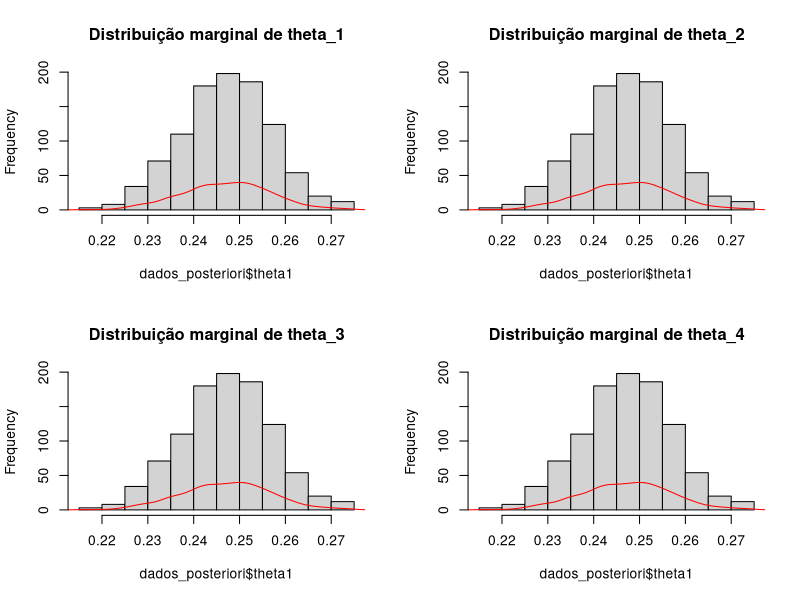
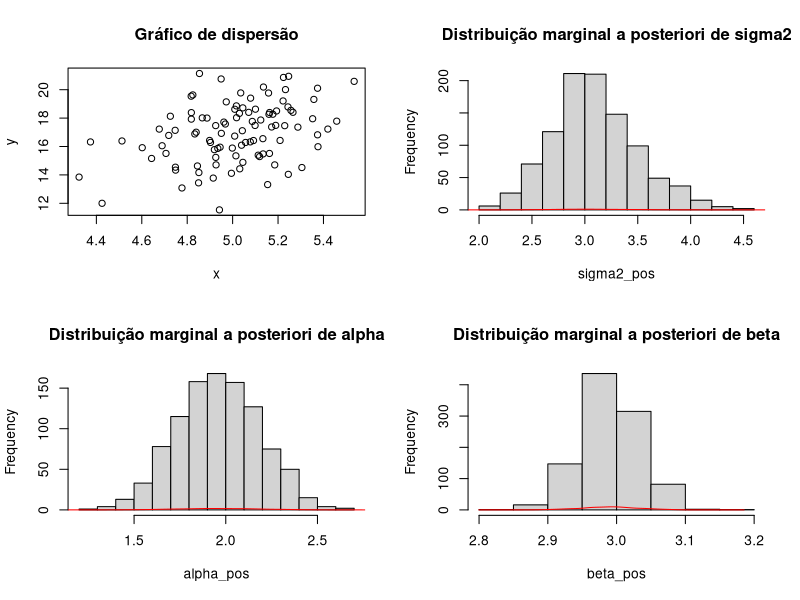

The R source for these figures, in order:
# vetor de parâmtros
theta <- rep(0.25, 4)
# tamanho da amostra
n0 <- 100
amostra <- rmultinom(n0, 20, theta)
# parametros da priori
hiper_parametros <- rep(5, 4)
# parametros da posteriori
parametros_pos <- hiper_parametros + c(sum(amostra[1,]), sum(amostra[2,]),
                                       sum(amostra[3,]), sum(amostra[4,]))
# amostra a posteriori
library(MCMCpack)
amostra_pos <- rdirichlet(1000, parametros_pos)
# medidas resumo
summary(amostra_pos)
round(sd(amostra[,1]), 4)
round(sd(amostra[,2]), 4)
round(sd(amostra[,3]), 4)
round(sd(amostra[,4]), 4)
# graficos
dados_posteriori <- as.data.frame(amostra_pos)
colnames(dados_posteriori) <- c("theta1", "theta2", "theta3", "theta4")
head(dados_posteriori)
par(mfrow = c(2, 2))
hist(dados_posteriori$theta1, main = "Distribuição marginal de theta_1")
lines(density(dados_posteriori$theta1), col = "red")
hist(dados_posteriori$theta1, main = "Distribuição marginal de theta_2")
lines(density(dados_posteriori$theta1), col = "red")
hist(dados_posteriori$theta1, main = "Distribuição marginal de theta_3")
lines(density(dados_posteriori$theta1), col = "red")
hist(dados_posteriori$theta1, main = "Distribuição marginal de theta_4")
lines(density(dados_posteriori$theta1), col = "red")
# valores dos parâmetros
alpha <- 2
beta <- 3
sigma2 <- 5
x <- rnorm(100, 5, 0.2)
erro <- rnorm(100, 0, sqrt(sigma2))
y <- alpha + beta*x + erro
# parametros priori
a1 <- 2.1; b1 <- 100
a2 <- 2.9; b2 <- 100
c <- 10; d <- 2
n <- length(y)
# parametros poteriori -sigma2
c1 <- c + n/2
d1 <- d + sum(erro^2)/2
a1_pos <- ((sum(y -beta*x)/sigma2) -a1/b1)/(n/sigma2 + 1/b1)
b1_pos <- 1/(n/sigma2 + 1/b1)
a2_pos <- (((sum(y*x) - alpha*sum(x))/sigma2) -a2/b2)/(sum(x^2)/sigma2 + 1/b2)
b2_pos <- 1/(sum(x^2)/sigma2 + 1/b2)
sigma2_pos <- rinvgamma(1000, c1, d1)
alpha_pos <- rnorm(1000, a1_pos, sqrt(b1_pos))
beta_pos <- rnorm(1000, a2_pos, sqrt(b2_pos))
# Medidas resumo
summary(sigma2_pos)
round(sd(sigma2_pos), 3)
summary(alpha_pos)
round(sd(alpha_pos), 3)
summary(beta_pos)
round(sd(beta_pos), 3)
# Figuras
par(mfrow = c(2,2))
plot(x, y, main = "Gráfico de dispersão")
hist(sigma2_pos, main = "Distribuição marginal a posteriori de sigma2")
lines(density(sigma2_pos), col = "red")
hist(alpha_pos, main = "Distribuição marginal a posteriori de alpha")
lines(density(alpha_pos), col = "red")
hist(beta_pos, main = "Distribuição marginal a posteriori de beta")
lines(density(beta_pos), col = "red")
